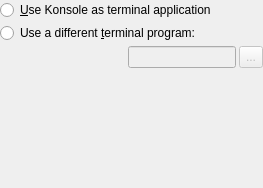
<ui version="4.0" >
 <class>TerminalEmulatorConfig_UI</class>
 <widget class="QWidget" name="TerminalEmulatorConfig_UI" >
  <property name="geometry" >
   <rect>
    <x>0</x>
    <y>0</y>
    <width>263</width>
    <height>188</height>
   </rect>
  </property>
  <property name="sizePolicy" >
   <sizepolicy vsizetype="MinimumExpanding" hsizetype="MinimumExpanding" >
    <horstretch>0</horstretch>
    <verstretch>0</verstretch>
   </sizepolicy>
  </property>
  <layout class="QGridLayout" >
   <property name="leftMargin" >
    <number>0</number>
   </property>
   <property name="topMargin" >
    <number>0</number>
   </property>
   <property name="rightMargin" >
    <number>0</number>
   </property>
   <property name="bottomMargin" >
    <number>0</number>
   </property>
   <item row="3" column="1" >
    <spacer>
     <property name="orientation" >
      <enum>Qt::Vertical</enum>
     </property>
     <property name="sizeType" >
      <enum>QSizePolicy::Expanding</enum>
     </property>
     <property name="sizeHint" >
      <size>
       <width>0</width>
       <height>87</height>
      </size>
     </property>
    </spacer>
   </item>
   <item row="1" column="0" colspan="2" >
    <widget class="QRadioButton" name="otherCB" >
     <property name="text" >
      <string>Use a different &amp;terminal program:</string>
     </property>
    </widget>
   </item>
   <item row="2" column="0" >
    <spacer>
     <property name="orientation" >
      <enum>Qt::Horizontal</enum>
     </property>
     <property name="sizeType" >
      <enum>QSizePolicy::Fixed</enum>
     </property>
     <property name="sizeHint" >
      <size>
       <width>20</width>
       <height>20</height>
      </size>
     </property>
    </spacer>
   </item>
   <item row="0" column="0" colspan="2" >
    <widget class="QRadioButton" name="terminalCB" >
     <property name="text" >
      <string>&amp;Use Konsole as terminal application</string>
     </property>
    </widget>
   </item>
   <item row="2" column="1" >
    <layout class="QHBoxLayout" >
     <property name="leftMargin" >
      <number>0</number>
     </property>
     <property name="topMargin" >
      <number>0</number>
     </property>
     <property name="rightMargin" >
      <number>0</number>
     </property>
     <property name="bottomMargin" >
      <number>0</number>
     </property>
     <item>
      <widget class="QLineEdit" name="terminalLE" >
       <property name="enabled" >
        <bool>false</bool>
       </property>
       <property name="sizePolicy" >
        <sizepolicy vsizetype="Fixed" hsizetype="Minimum" >
         <horstretch>1</horstretch>
         <verstretch>0</verstretch>
        </sizepolicy>
       </property>
       <property name="minimumSize" >
        <size>
         <width>0</width>
         <height>0</height>
        </size>
       </property>
       <property name="whatsThis" >
         <string>Press this button to select your favorite terminal client. Please note that the file you select has to have the executable attribute set in order to be accepted.&lt;br/> Also note that some programs that utilize Terminal Emulator will not work if you add command line arguments (Example: konsole -ls).</string>
       </property>
      </widget>
     </item>
     <item>
      <widget class="QToolButton" name="btnSelectTerminal" >
       <property name="enabled" >
        <bool>false</bool>
       </property>
       <property name="sizePolicy" >
        <sizepolicy vsizetype="Minimum" hsizetype="Minimum" >
         <horstretch>0</horstretch>
         <verstretch>0</verstretch>
        </sizepolicy>
       </property>
       <property name="whatsThis" >
        <string>Click here to browse for terminal program.</string>
       </property>
       <property name="text" >
        <string>...</string>
       </property>
      </widget>
     </item>
    </layout>
   </item>
  </layout>
 </widget>
 <layoutdefault spacing="3" margin="6" />
 <layoutfunction spacing="KDialog::spacingHint" margin="KDialog::marginHint" />
 <tabstops>
  <tabstop>terminalCB</tabstop>
  <tabstop>otherCB</tabstop>
  <tabstop>terminalLE</tabstop>
 </tabstops>
 <includes>
  <include location="local" >kdialog.h</include>
 </includes>
 <resources/>
 <connections>
  <connection>
   <sender>otherCB</sender>
   <signal>toggled(bool)</signal>
   <receiver>terminalLE</receiver>
   <slot>setEnabled(bool)</slot>
   <hints>
    <hint type="sourcelabel" >
     <x>20</x>
     <y>20</y>
    </hint>
    <hint type="destinationlabel" >
     <x>20</x>
     <y>20</y>
    </hint>
   </hints>
  </connection>
  <connection>
   <sender>otherCB</sender>
   <signal>toggled(bool)</signal>
   <receiver>btnSelectTerminal</receiver>
   <slot>setEnabled(bool)</slot>
   <hints>
    <hint type="sourcelabel" >
     <x>20</x>
     <y>20</y>
    </hint>
    <hint type="destinationlabel" >
     <x>20</x>
     <y>20</y>
    </hint>
   </hints>
  </connection>
 </connections>
</ui>
